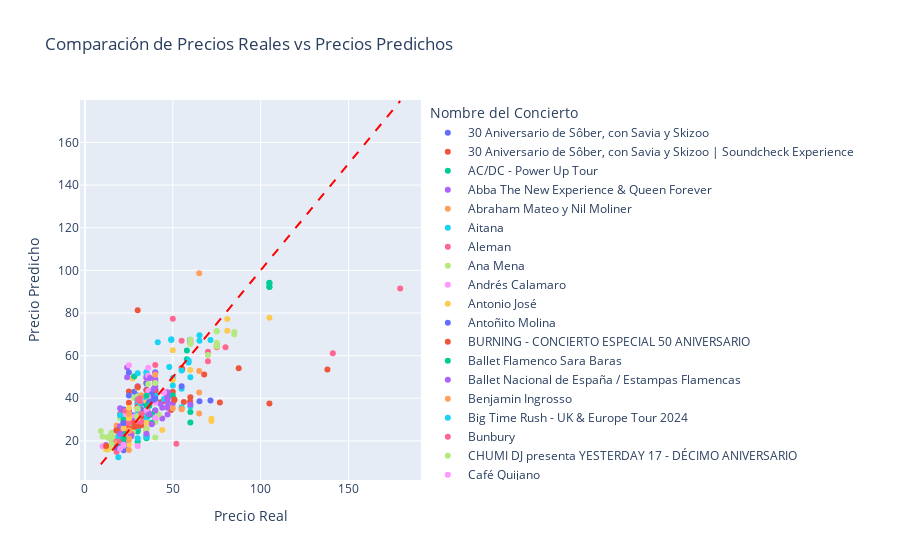

Notebook cell for this chart:
### Code cell
# Definir los parámetros para Random Search
params = {
    'mlp__hidden_layer_sizes': [(x,) for x in range(1, 300)] + [(x, x) for x in range(0, 300)],  # Incluye configuraciones de una y dos capas
    # 'mlp__activation': ["relu", "identity",  "tanh", "logistic"],
    # 'mlp__solver': ['sgd', 'lbfgs', 'adam'],
    'mlp__learning_rate': ['invscaling', 'constant','adaptive'] ,
    'mlp__alpha': np.logspace(-5, 2)  # Genera 8 valores entre 10^-5 y 10^2
}

# Realizar Random Search
start_time = time.time()

randomSearch = RandomizedSearchCV(estimator=pipeline, param_distributions=params, n_iter=224, n_jobs=-1, scoring='neg_mean_squared_error', cv=ps)
randomSearch.fit(X_train, y)

results = cross_validate(randomSearch.best_estimator_, X_train, y, cv=ps, scoring=scoring, return_train_score=True)

end_time = time.time()
execution_time = end_time - start_time
print("Tiempo de ejecución:", execution_time, "segundos")

print('Mejores parámetros RandomSearch: ', randomSearch.best_params_)

resultados = crear_tabla_resultados(results)

cargar_modelo_mlflow(randomSearch.best_estimator_, 'MIN_PRICE', 'RANDOM SEARCH ESTANDARIZADO', resultados, execution_time)

# Mostrar las predicciones y los valores reales
plot_model_predictions(randomSearch.best_estimator_, X_train, y, data)
feature_importance(randomSearch.best_estimator_, X_train, y, 15)
resultados
